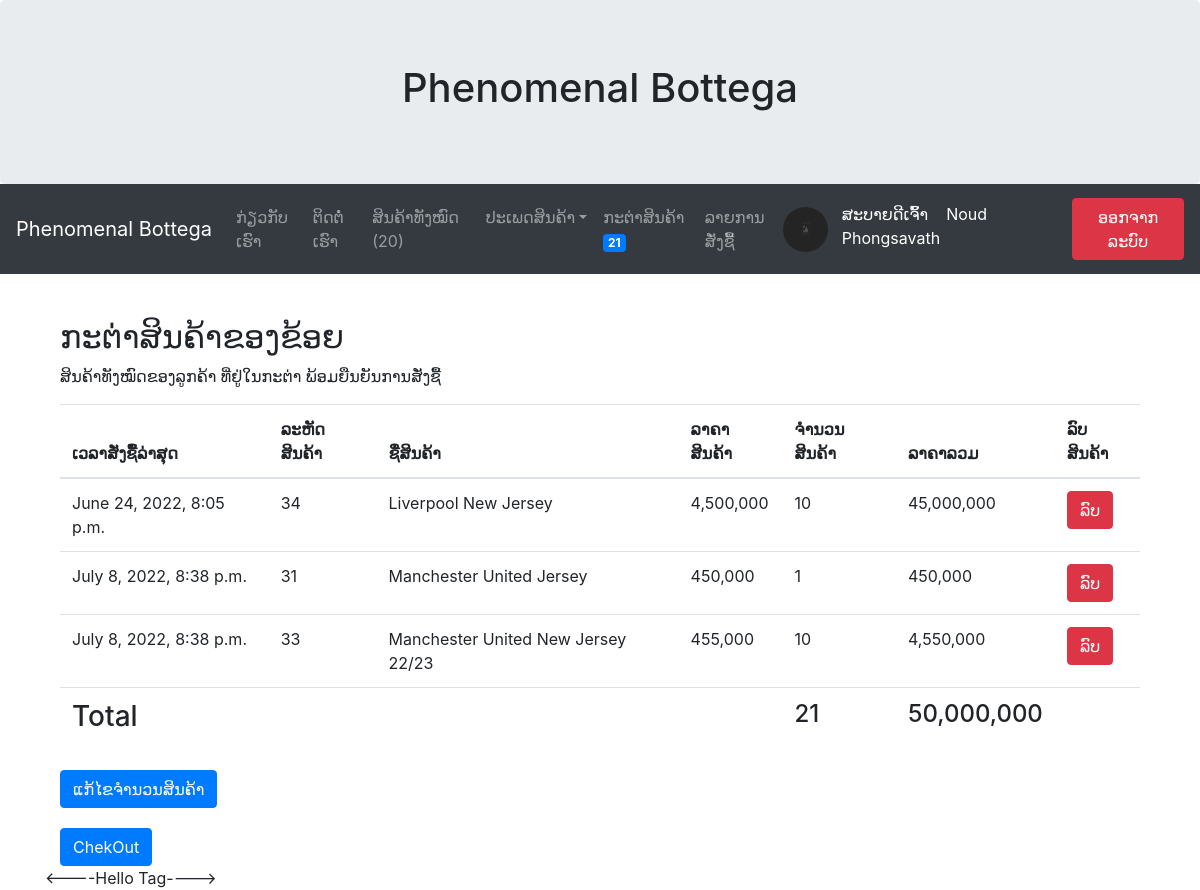
The page /mycart/ (signed in) on the database its author committed.
### myapp/models.py (models this page shows, shortened)
class Profile(models.Model):
	user = models.OneToOneField(User, on_delete=models.CASCADE)
	photo = models.ImageField(upload_to="photoprofile", null=True, blank=True, default='default.png')
	usertype = models.CharField(max_length=100, default='member')
	cartquan = models.IntegerField(default=0)

class Cart(models.Model):
	user = models.ForeignKey(User, on_delete=models.CASCADE)
	productid = models.CharField(max_length=100)
	productname = models.CharField(max_length=100)
	price = models.IntegerField()
	quantity = models.IntegerField()
	total = models.IntegerField()
	stamp = models.DateTimeField(auto_now_add=True, blank=True, null=True)

### myapp/views.py (the view, shortened to what this page needs)
# urls.py: path('mycart/', MyCart, name='mycart-page'),
def MyCart(request):
    username = request.user.username
    user = User.objects.get(username=username)
    context = {}
    mycart = Cart.objects.filter(user=user)
    count = sum([c.quantity for c in mycart])
    total = sum([c.total for c in mycart])
    context['mycart'] = mycart
    context['count'] = count
    context['total'] = total
    return render(request, 'myapp/mycart.html', context)

### myapp/templatetags/custom_tags.py (called while the page is built)
@register.simple_tag
def hello_tag():  # {% hello_tag %}
    return '<----Hello Tag---->'

@register.simple_tag
def show_allproduct():
    count = Allproduct.objects.count()
    return count

@register.inclusion_tag('myapp/allcatagory.html')
def all_catagory():
    catagorys = Catagory.objects.all()
    return {'allcatagorys': catagorys}

### myapp/template/myapp/mycart.html (shortened to what this page needs)
{% extends 'myapp/base.html' %}
{% load humanize %}
{% block content %}
<br />
<div class="container">
  <h2>ກະຕ່າສິນຄ້າຂອງຂ້ອຍ</h2>
  <p>ສິນຄ້າທັງໝົດຂອງລູກຄ້າ ທີ່ຢູ່ໃນກະຕ່າ ພ້ອມຍືນຍັນການສັ່ງຊື້</p>
  <table class="table">
    <thead>
      <tr>
        <th>ເວລາສັ່ງຊື້ລ່າສຸດ</th>
        <th>ລະຫັດສິນຄ້າ</th>
        <th>ຊື່ສິນຄ້າ</th>
        <th>ລາຄາສິນຄ້າ</th>
        <th>ຈຳນວນສິນຄ້າ</th>
        <th>ລາຄາລວມ</th>
        <th>ລົບສິນຄ້າ</th>
      </tr>
    </thead>
    <tbody>
      {% for pd in mycart %}
      <tr>
        <td>{{pd.stamp}}</td>
        <td>{{pd.productid}}</td>
        <td>{{pd.productname}}</td>
        <td>{{pd.price|intcomma}}</td>
        <td>{{pd.quantity|intcomma}}</td>
        <td>{{pd.total|intcomma}}</td>
        <th>
          <form
            method="POST"
            id="form{{pd.productid}}"
            onsubmit=" confirm('ຍືນຍັນການລົບແມ່ນ ຫຼື ບໍ່?');"
          >
            <button
              type="submit"
              form="form{{pd.productid}}"
              class="btn btn-danger"
            >
              ລົບ
            </button>
          </form>
        </th>
      </tr>
      {% endfor %}
      <tr>
        <td>
          <h3>Total</h3>
        </td>
        <td></td>
        <td></td>
        <td></td>
        <td>
          <h4>{{count}}</h4>
        </td>
        <td>
          <h4>{{total|intcomma}}</h4>
        </td>
        <td></td>
      </tr>
    </tbody>
  </table>
  <a href="{% url 'mycartedit-page' %}" class="btn btn-primary">
    ແກ້ໄຂຈຳນວນສິນຄ້າ</a
  >
  <div style="padding: 10px"></div>
  <a href="{% url 'checkout-page' %}" class="btn btn-primary"> ChekOut</a>
</div>
{% endblock content %}

### myapp/template/myapp/base.html (shortened to what this page needs)
{% load custom_tags %}
<!DOCTYPE html>
<html lang="en">
<head>
	<link rel="stylesheet" href="https://maxcdn.bootstrapcdn.com/bootstrap/4.5.2/css/bootstrap.min.css">
	<link rel="stylesheet" href="https://cdnjs.cloudflare.com/ajax/libs/font-awesome/4.7.0/css/font-awesome.min.css">
</head>
<body>
	<div class="jumbotron text-center" style="margin-bottom: 0;">
		<h1>Phenomenal Bottega</h1>
	</div>
	<nav class="navbar navbar-expand-sm bg-dark navbar-dark">
		<a class="navbar-brand" href="/">Phenomenal Bottega</a>
		<div class="collapse navbar-collapse" id="collapsibleNavbar">
			<ul class="navbar-nav mr-auto">
				<li class="nav-item">
					<a class="nav-link" href="{% url 'about-page' %}">ກ່ຽວກັບເຮົາ </a>
				</li>
				<li class="nav-item">
					<a class="nav-link" href="{% url 'contact-page' %}">ຕິດຕໍ່ເຮົາ </a>
				</li>
				<li class="nav-item">
					<a class="nav-link" href="{% url 'allproduct-page' %}">ສິນຄ້າທັງໝົດ ({% show_allproduct %})</a>
				</li>
				<li class="nav-item dropdown">
					<a class="nav-link dropdown-toggle" href="http://example.com" id="dropdown01" data-toggle="dropdown"
						aria-haspopup="true" aria-expanded="false">ປະເພດສິນຄ້າ</a>
				</li>
				{% if user.is_authenticated and user.profile.usertype == 'member' %}
				<li class="nav-item">
					<a class="nav-link" href="{% url 'mycart-page' %}">ກະຕ່າສິນຄ້າ <span
							class="badge badge-primary">{{user.profile.cartquan}}</span></a>
				</li>
				<li class="nav-item">
					<a class="nav-link" href="{% url 'orderlist-page' %}">ລາຍການສັ່ງຊື້</a>
				</li>
				{% endif %}
			</ul>
			{% if user.is_authenticated %}
			<img src="{{user.profile.photo.url}}" width="45" height="45" class="rounded-circle">&nbsp&nbsp&nbsp
			<p style="color: white; margin-top: 10px;">ສະບາຍດີເຈົ້າ &nbsp&nbsp {{user.first_name}} &nbsp
				{{user.last_name}}&nbsp&nbsp&nbsp</p>
			<a class="btn btn-danger" href="/logout/">ອອກຈາກລະບົບ</a>
			{% else %}
			<a class="btn btn-primary" href="{% url 'register-page' %}">ສະໝັກສະມາຊິກ</a> &nbsp&nbsp&nbsp
			<a class="btn btn-primary" href="/login/">ເຂົ້າສູ່ລະບົບ</a>
			{% endif %}
		</div>
	</nav>
	<div class="container" style="margin-top: 20px;">
		{% block content %}
		{% endblock content %}
	</div>
	<div class="container">
		{% hello_tag %}
	</div>
</body>
</html>

### rows shown on the page
Cart: stamp "June 24, 2022, 8:05 p.m.", productid "34", productname "Liverpool New Jersey", price "4,500,000", quantity "10", total "45,000,000"
Cart: stamp "July 8, 2022, 8:38 p.m.", productid "31", productname "Manchester United Jersey", price "450,000", quantity "1", total "450,000"
Cart: stamp "July 8, 2022, 8:38 p.m.", productid "33", productname "Manchester United New Jersey 22/23", price "455,000", quantity "10", total "4,550,000"

### other values the page prints
{{ user.profile.cartquan }} "21"
{{ user.first_name }} "Noud"
{{ user.last_name }} "Phongsavath"
{{ count }} "21"
{{ total|intcomma }} "50,000,000"
